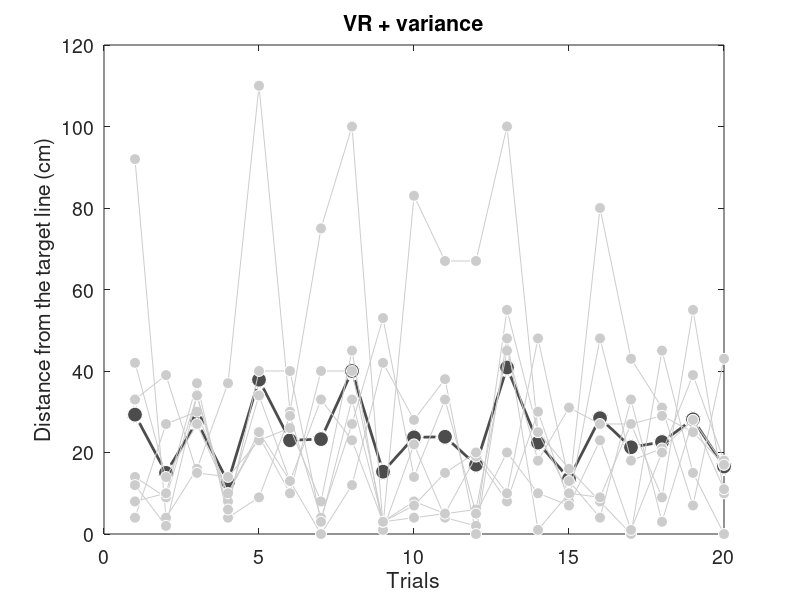

The MATLAB source for this figure:
load('scores.mat')

VR1_6h_abs = abs(VR1_6h_diff);
VR1_6h_abs_each = mean(VR1_6h_abs, 2);

x = 1:20;


figure('Position', [100 100 700 400]);
plot(x, VR1_6h_abs_each', '-o', ...
    'LineWidth', 2, ...
    'MarkerSize', 12, ...
    'MarkerFaceColor', dark_gray, ...
    'MarkerEdgeColor', white, ...
    'Color', dark_gray)

ylim([0, 120])
h = gca;
set(h, 'FontSize', 14)

xlabel('Trials')
ylabel('Distance from the target line (cm)')
title('VR + variance')

for i = 1:VR1_number
    hold on
    y = VR1_6h_abs(:,i);
    plot(x, y', '-o', ...
    'MarkerSize', 8, ...
    'MarkerFaceColor', light_gray, ...
    'MarkerEdgeColor', white, ...
    'Color', light_gray)
end

hold off

saveas(gcf,'./data/figures/VR1_6h_test','epsc')
